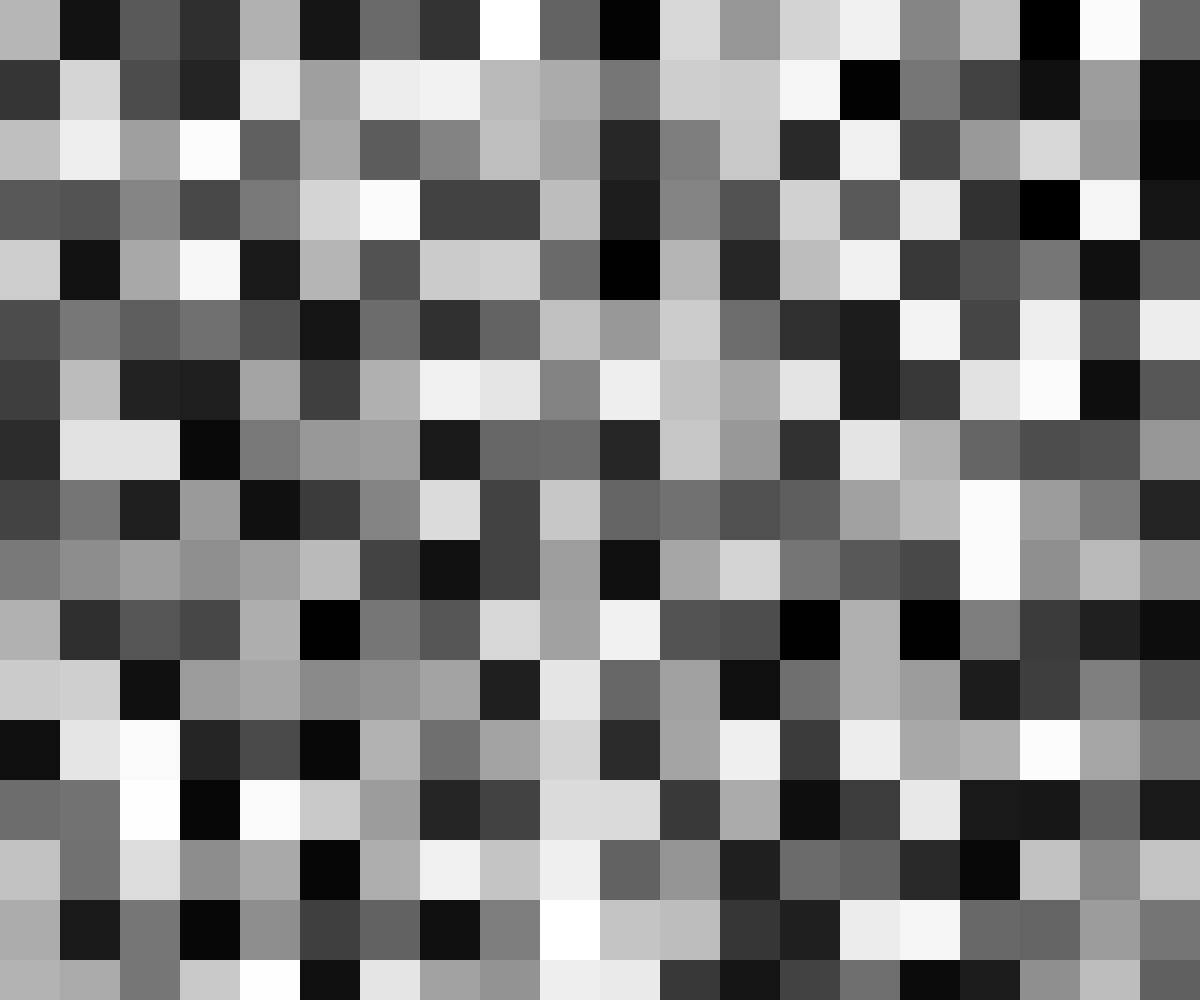
Frame 1 (no input)
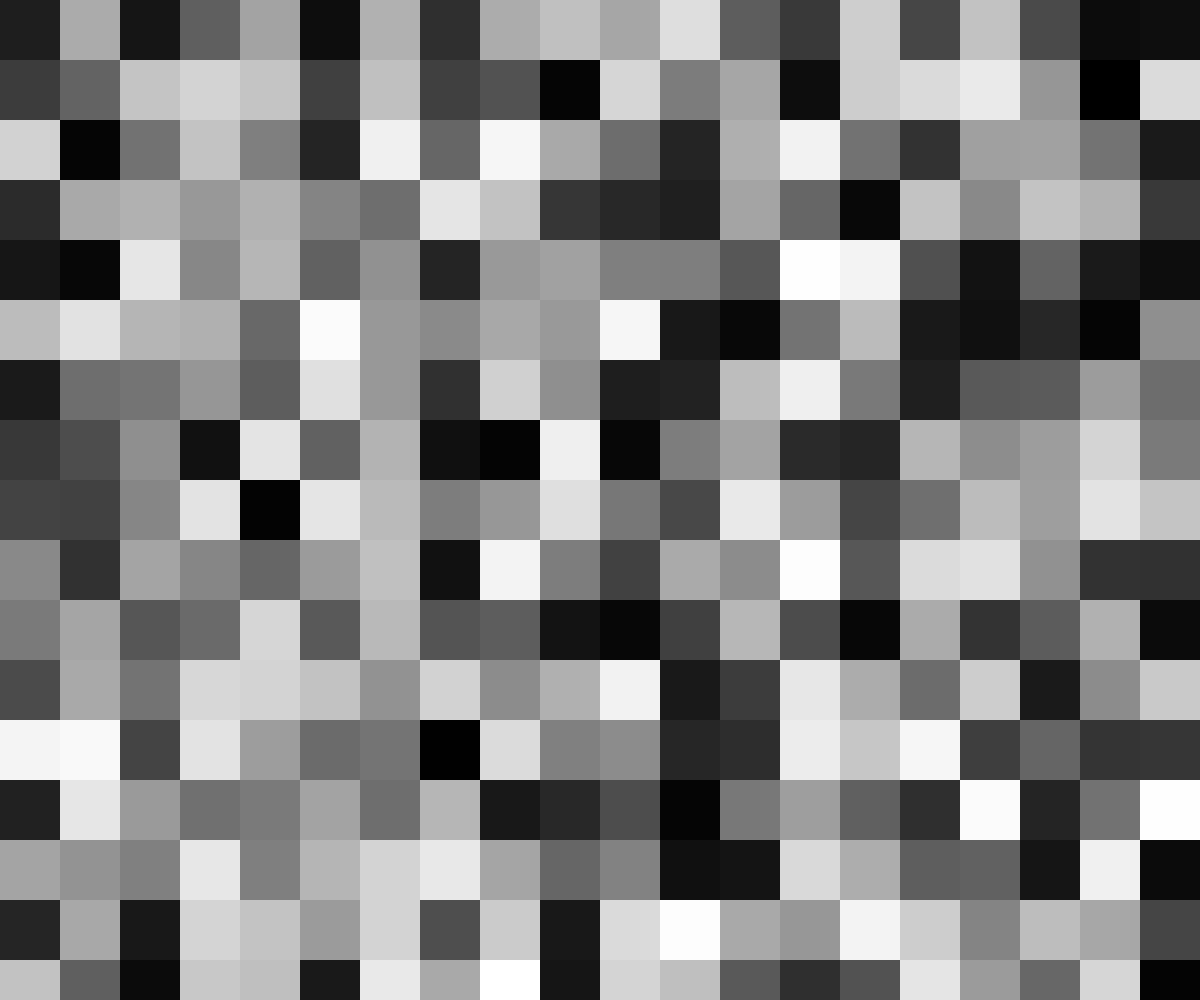
Frame 60 (no input)
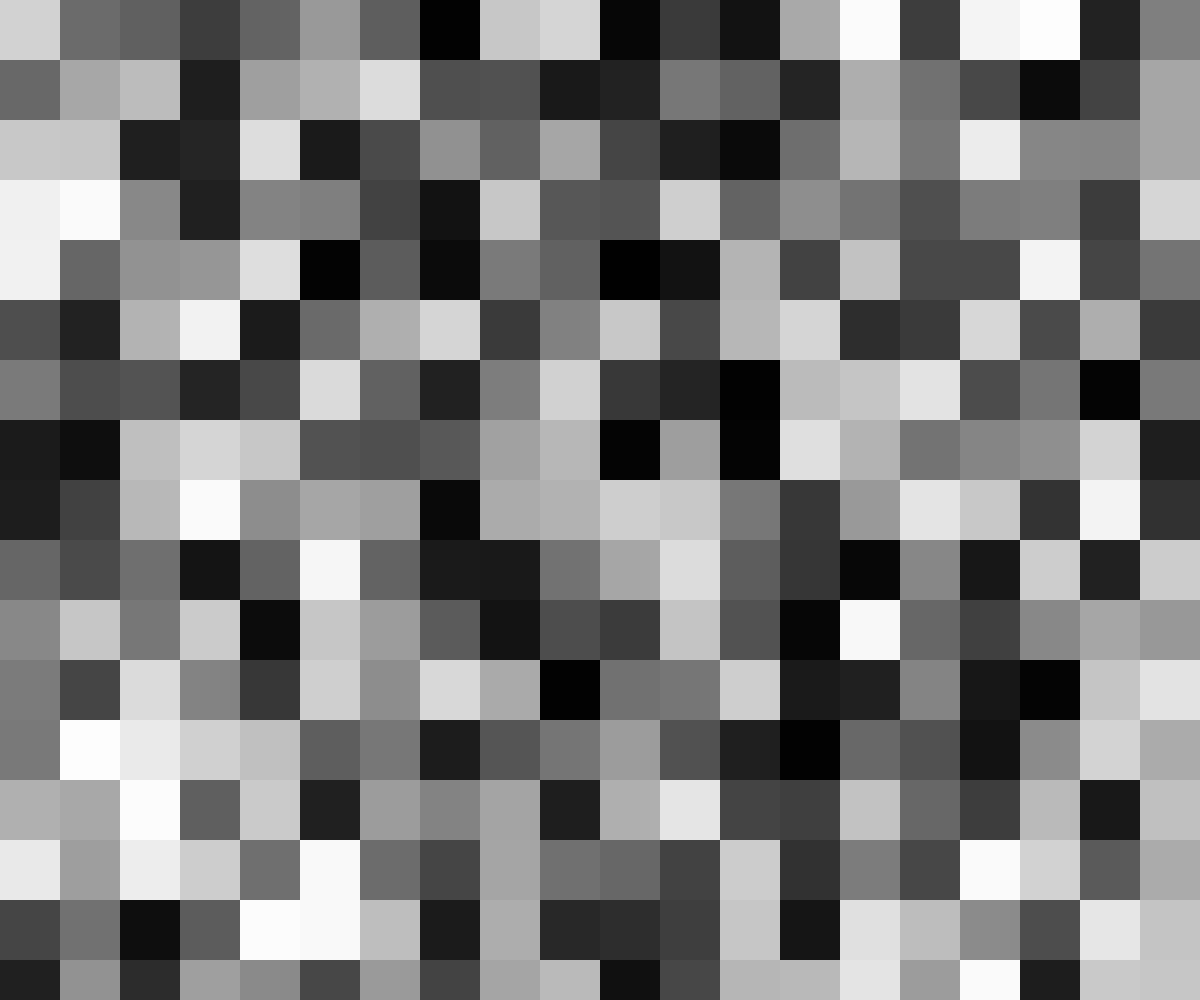
Frame 120 (the mouse pressed at the canvas centre since frame 60)

The p5.js sketch that drew these frames (run headless with seeded random() and noise() and a simulated clock; from frame 60 on, the mouse is pressed at the canvas centre):

// p5.js sketch
// ── sketch.js

//fazer riscas como se fosse pixel art aleatoriamente
var t, n, numLinhas, numColunas, escolheForma;

var cor = [];

function setup() 
{
  createCanvas (windowWidth, windowHeight);

  n = 20;
 
  
}

//repetição da forma na horizontal e na vertical para preencher o ecrã
function draw() 
{
  // n = a numero de objectos
  t = width/n;

  numLinhas = height/t;
  numColunas = width/t;

  for (var x = 0; x<numColunas; x++)
  {
    cor[x] = [];

    for (var y = 0; y<numLinhas; y++)
    {
      cor[x] [y] = random(255);
    }
  }


  noStroke();

  for (var x = 0; x<numColunas; x++)
  {
    for (var y = 0; y<numLinhas; y++)
    {
      fill (cor[x] [y] );
      
      rect (x*t, y*t, t, t);
    }
  }
      
  
  
}




function windowResized() 
{
  resizeCanvas (windowWidth, windowHeight);
}
